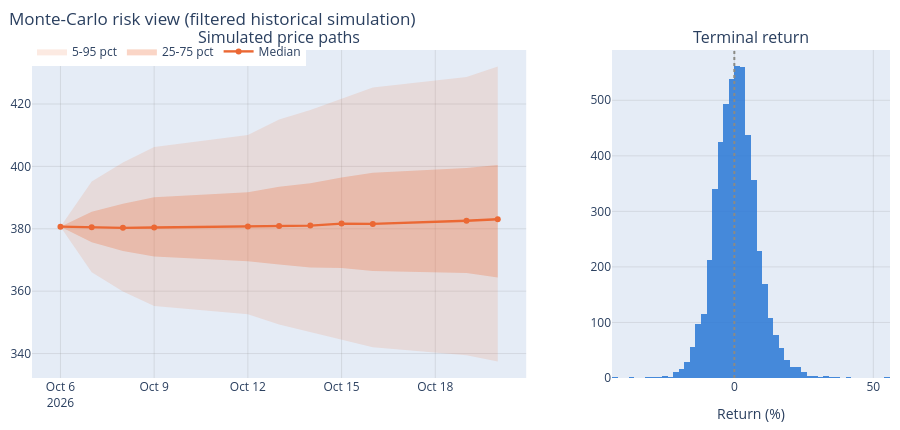

Notebook cell for this chart:
### Markdown cell above
## 11 · Risk view: Monte-Carlo simulation (filtered historical simulation)

Complementary to the interval forecasts: 5 000 price paths from bootstrapped, volatility-standardised historical shocks, with EWMA volatility feeding back along each path (volatility clustering). Drift = the ensemble forecast.

### Code cell
sim = pipe.simulate(res)
plots.simulation_chart(sim).show()
risk = pd.Series(sim.risk_summary(), name="value")
c80 = res.bounds[.8]
cons = pd.DataFrame({"conformal 80% (t+H)": [c80[0][-1], c80[1][-1]],
                     "simulation 10-90 pct (t+H)": [np.percentile(sim.terminal, 10), np.percentile(sim.terminal, 90)]}, index=["lower", "upper"])
display(risk.to_frame().style.format("{:.2f}")); display(cons.style.format("${:,.2f}").set_caption("Two independent uncertainty methods should roughly agree"))

### Figure 1 — Plotly figure (JSON) as saved in the notebook; plotly's stock layout.template omitted (floating-point values rounded to 4 significant figures; data arrays with more than 128 entries replaced by an {"elided": "..."} marker saying what was removed)
{"data": [{"fill": "toself", "fillcolor": "rgba(235,104,52,0.14)", "hoverinfo": "skip", "line": {"width": 0}, "name": "5-95 pct", "type": "scatter", "x": ["2026-10-06T00:00:00", "2026-10-07T00:00:00", "2026-10-08T00:00:00", "2026-10-09T00:00:00", "2026-10-12T00:00:00", "2026-10-13T00:00:00", "2026-10-14T00:00:00", "2026-10-15T00:00:00", "2026-10-16T00:00:00", "2026-10-19T00:00:00", "2026-10-20T00:00:00", "2026-10-20T00:00:00", "2026-10-19T00:00:00", "2026-10-16T00:00:00", "2026-10-15T00:00:00", "2026-10-14T00:00:00", "2026-10-13T00:00:00", "2026-10-12T00:00:00", "2026-10-09T00:00:00", "2026-10-08T00:00:00", "2026-10-07T00:00:00", "2026-10-06T00:00:00"], "xaxis": "x", "y": [380.7, 395.2, 401.2, 406.2, 410.1, 415.0, 418.1, 421.8, 425.3, 428.7, 432.1, 337.4, 339.4, 342.0, 344.4, 347.0, 349.3, 352.6, 355.3, 359.9, 366.0, 380.7], "yaxis": "y"}, {"fill": "toself", "fillcolor": "rgba(235,104,52,0.28)", "hoverinfo": "skip", "line": {"width": 0}, "name": "25-75 pct", "type": "scatter", "x": ["2026-10-06T00:00:00", "2026-10-07T00:00:00", "2026-10-08T00:00:00", "2026-10-09T00:00:00", "2026-10-12T00:00:00", "2026-10-13T00:00:00", "2026-10-14T00:00:00", "2026-10-15T00:00:00", "2026-10-16T00:00:00", "2026-10-19T00:00:00", "2026-10-20T00:00:00", "2026-10-20T00:00:00", "2026-10-19T00:00:00", "2026-10-16T00:00:00", "2026-10-15T00:00:00", "2026-10-14T00:00:00", "2026-10-13T00:00:00", "2026-10-12T00:00:00", "2026-10-09T00:00:00", "2026-10-08T00:00:00", "2026-10-07T00:00:00", "2026-10-06T00:00:00"], "xaxis": "x", "y": [380.7, 385.5, 388.0, 390.1, 391.7, 393.4, 394.6, 396.5, 398.0, 399.5, 400.4, 364.4, 365.8, 366.5, 367.4, 367.6, 368.6, 369.6, 371.1, 372.9, 375.7, 380.7], "yaxis": "y"}, {"line": {"color": "#eb6834", "width": 2.4}, "name": "Median", "type": "scatter", "x": ["2026-10-06T00:00:00", "2026-10-07T00:00:00", "2026-10-08T00:00:00", "2026-10-09T00:00:00", "2026-10-12T00:00:00", "2026-10-13T00:00:00", "2026-10-14T00:00:00", "2026-10-15T00:00:00", "2026-10-16T00:00:00", "2026-10-19T00:00:00", "2026-10-20T00:00:00"], "xaxis": "x", "y": [380.7, 380.5, 380.3, 380.4, 380.7, 380.9, 381.0, 381.7, 381.6, 382.6, 383.1], "yaxis": "y"}, {"marker": {"color": "#2a78d6"}, "name": "Terminal return %", "nbinsx": 50, "opacity": 0.85, "showlegend": false, "type": "histogram", "x": {"elided": "5000 float values"}, "xaxis": "x2", "yaxis": "y2"}], "layout": {"annotations": [{"font": {"size": 16}, "showarrow": false, "text": "Simulated price paths", "x": 0.288, "xanchor": "center", "xref": "paper", "y": 1.0, "yanchor": "bottom", "yref": "paper"}, {"font": {"size": 16}, "showarrow": false, "text": "Terminal return", "x": 0.838, "xanchor": "center", "xref": "paper", "y": 1.0, "yanchor": "bottom", "yref": "paper"}], "font": {"size": 12}, "height": 430, "hovermode": "x unified", "legend": {"orientation": "h", "x": 0, "y": 1.04}, "margin": {"b": 10, "l": 10, "r": 10, "t": 50}, "shapes": [{"line": {"color": "#8a8a85", "dash": "dot"}, "type": "line", "x0": 0, "x1": 0, "xref": "x2", "y0": 0, "y1": 1, "yref": "y2 domain"}], "title": {"text": "Monte-Carlo risk view (filtered historical simulation)", "x": 0.01}, "xaxis": {"anchor": "y", "domain": [0.0, 0.576], "gridcolor": "rgba(128,128,128,0.18)", "zeroline": false}, "xaxis2": {"anchor": "y2", "domain": [0.676, 1.0], "gridcolor": "rgba(128,128,128,0.18)", "title": {"text": "Return (%)"}, "zeroline": false}, "yaxis": {"anchor": "x", "domain": [0.0, 1.0], "gridcolor": "rgba(128,128,128,0.18)", "zeroline": false}, "yaxis2": {"anchor": "x2", "domain": [0.0, 1.0], "gridcolor": "rgba(128,128,128,0.18)", "zeroline": false}}}
